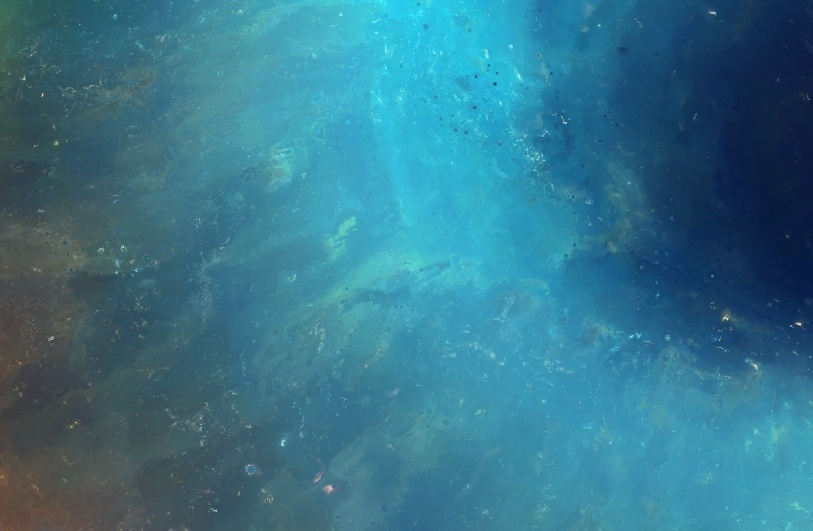
#> input picture Windows.png, 813 x 531 px, found by its file name
$ python Practice.py
#> lines starting #> are read from the running program, lines starting #| are printed output that depends on the picture
import numpy as np
import cv2 as cv
import cv2
import os
import numpy
from scipy import ndimage
from skimage import io
"""randomBA = bytearray(os.urandom(120000))
flatNA = numpy.array(randomBA)

grayImage = flatNA.reshape(300, 400)
cv2.imwrite('Window.png', grayImage)

bgrImage = flatNA.reshape(100, 400, 3)
cv2.imwrite('Window.png', bgrImage)
image = cv2.imread('Window.png')
cv2.imwrite('MyPic.jpg', image)
"""
"""a = open("MyPic.jpg", "rb")
b = a.read()
a.close()
c = open("Windows.png", "wb")
c.write(b)
"""

"""img = cv.imread('Windows.png')
my_roi = img[0:100, 0:100]
img[300:400, 300:400] = my_roi
cv.imshow('Windows.png', img)
cv.waitKey(0)
"""
"""videoCapture = cv2.VideoCapture('MyInputVid.avi')
fps = videoCapture.get(cv2.CAP_PROP_FPS)
size = (int(videoCapture.get(cv2.CAP_PROP_FRAME_WIDTH)),
        int(videoCapture.get(cv2.CAP_PROP_FRAME_HEIGHT)))
videoWriter = cv2.VideoWriter(
    'MyOutputVid.avi', cv2.VideoWriter_fourcc('X', 'V', 'I', 'D'),
    fps, size)

success, frame = videoCapture.read()
while success:
    videoWriter.write(frame)
    success, frame = videoCapture.read()
"""
kernel_3x3 = np.array([[-1, -1, -1],
                       [-1,  8, -1],
                       [-1, -1, -1]])

kernel_5x5 = np.array([[-1, -1, -1, -1, -1],
                       [-1,  1,  2,  1, -1],
                       [-1,  2,  4,  2, -1],
                       [-1,  1,  2,  1, -1],
                       [-1, -1, -1, -1, -1]])

img = io.imread("D:/OpenCv/Windows.png", as_gray=True)
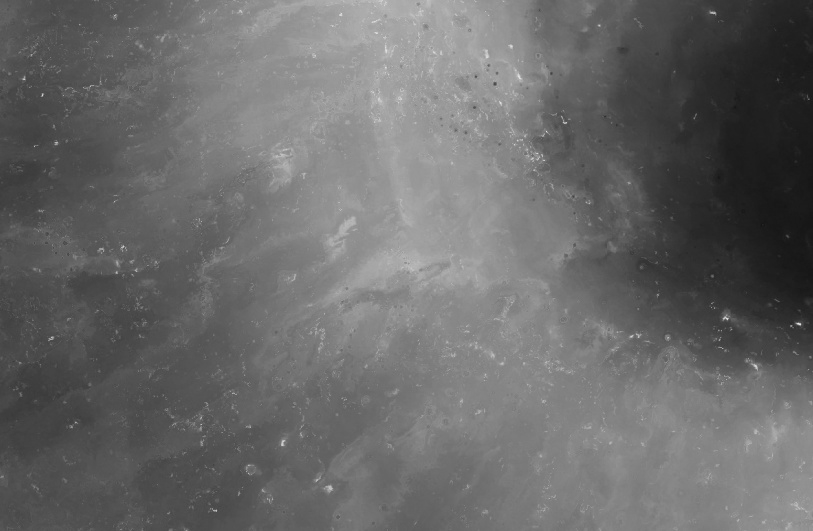
#> img: shape (531, 813) float64; min 0.0818, max 0.903, mean 0.415
k3 = ndimage.convolve(img, kernel_3x3)
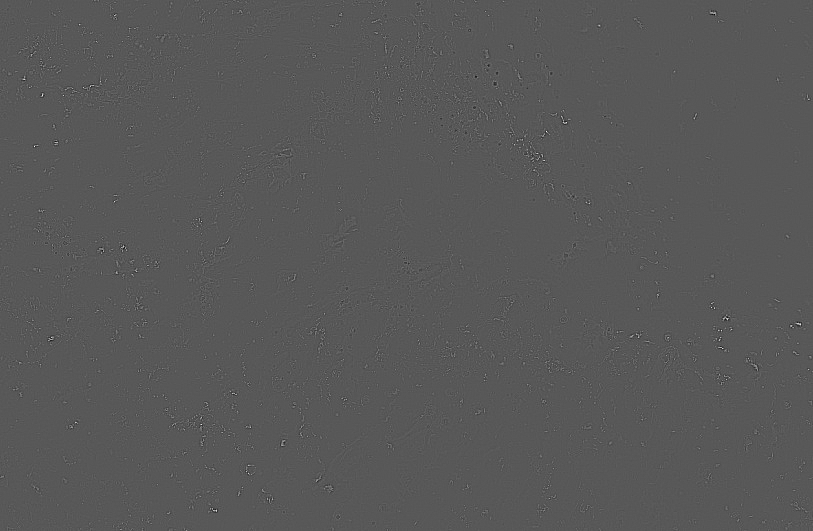
#> k3: shape (531, 813) float64; min -1.68, max 3.16, mean 7.95e-19; drawn with min black and max white
k5 = ndimage.convolve(img, kernel_5x5),

blueerd = cv2.GaussianBlur(img, (17, 17), 0)
g_hpf = img - blueerd

cv2.namedWindow('3x3', 0)
cv2.imshow("3x3", k3)
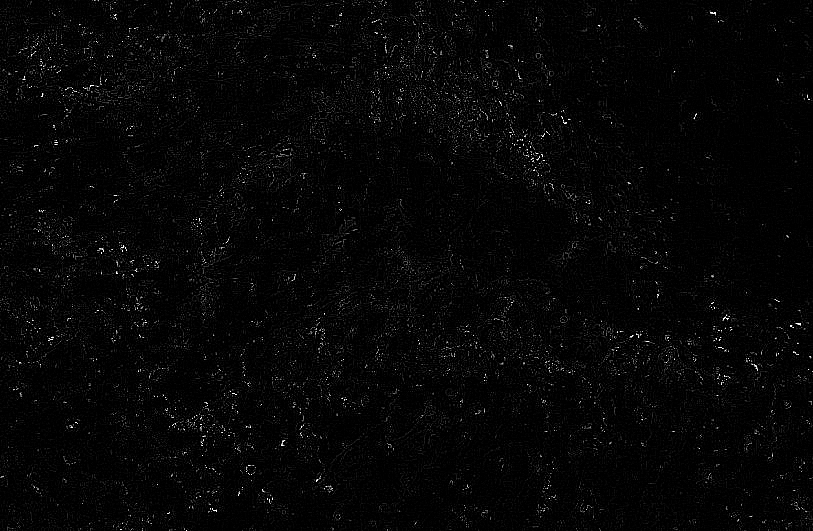
#> window '3x3': shape (531, 813); min 0, max 255, mean 6.2
# [4 lines of commented-out code are left out]
cv2.waitKey(0)
cv2.destroyAllWindows()

$ run again, with MyPic.png copied over Windows.png
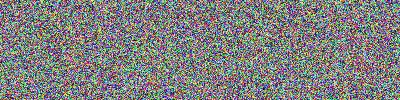
#> input picture MyPic.png, 400 x 100 px, found by its file name
#> `blueerd = cv2.GaussianBlur(img, (17, 17), 0)`:
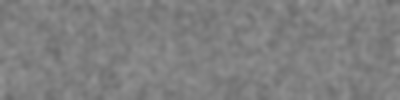
#> blueerd: shape (100, 400) float64; min 0.413, max 0.593, mean 0.5
#> `cv2.imshow("3x3", k3)`:
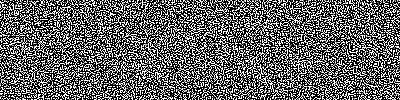
#> window '3x3': shape (100, 400); min 0, max 255, mean 100.8
